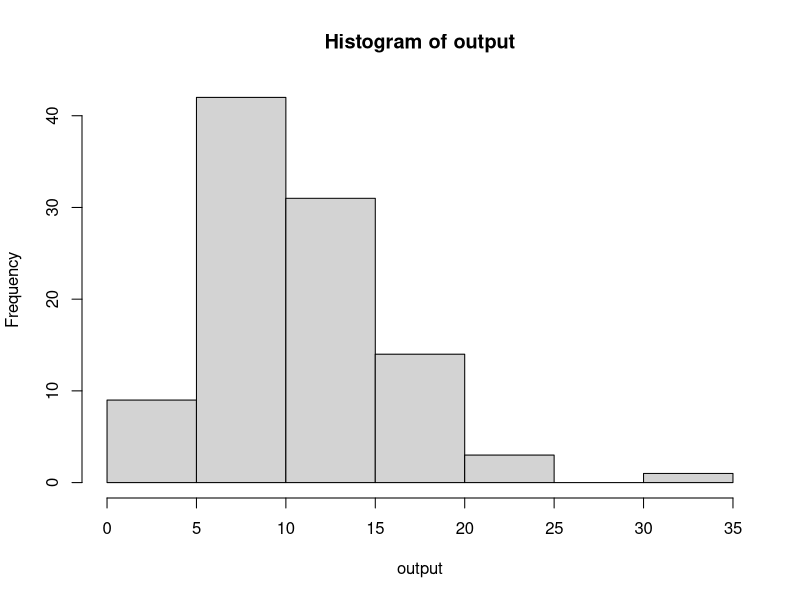

The R script that drew this image:
x = 2
v = 10
#4a
dchisq(x, v)

#4b
random_data = 100
output = rchisq(random_data, v)
hist(output)

#4c
rataan = v
rataan
varian = 2*v
varian